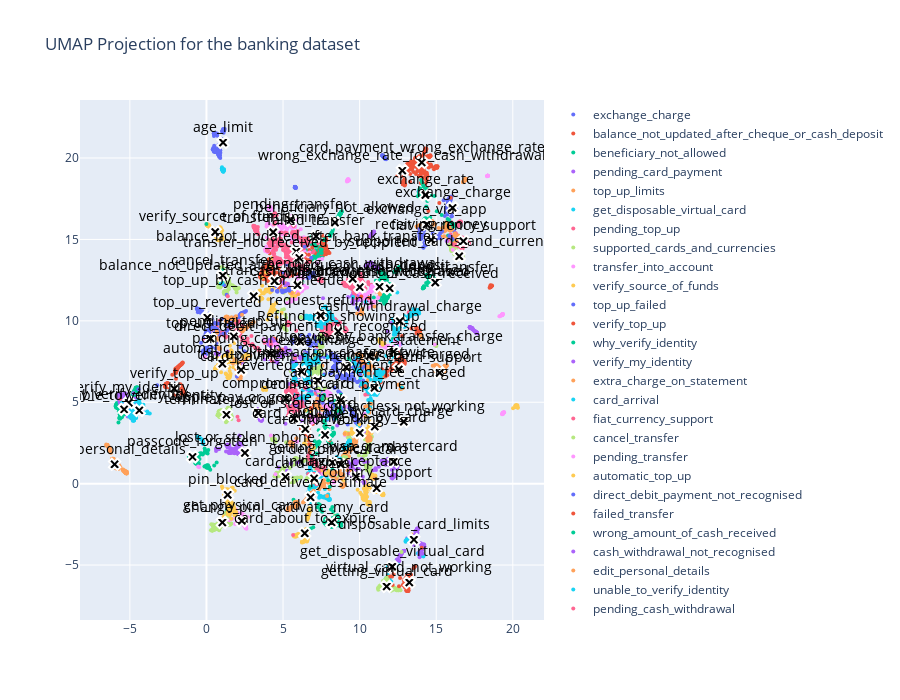

The cell this chart's notebook holds for it:
### Markdown cell above
## UMAP Projection

### Code cell
# Stack embeddings into a 2D array
embedding_matrix = np.vstack(df['text_embds'].values)

# UMAP dimensionality reduction
reducer = umap.UMAP(n_neighbors=30, min_dist=0.3, metric='cosine', random_state=42)
embedding_2d = reducer.fit_transform(embedding_matrix)

# Add 2D projection to original dataframe
df['x'] = embedding_2d[:, 0]
df['y'] = embedding_2d[:, 1]

# Compute label-wise centroids in original embedding space
label_centroids = df.groupby('label')['text_embds'].apply(
    lambda x: np.mean(np.vstack(x.values), axis=0)
)

# Transform centroids to 2D using UMAP
centroid_embeddings = np.vstack(label_centroids.values)
centroid_2d = reducer.transform(centroid_embeddings)
centroids_df = pd.DataFrame(centroid_2d, columns=['x', 'y'])
centroids_df['label'] = label_centroids.index

fig = go.Figure()

# Add data points grouped by label
for label in df['label'].unique():
    subset = df[df['label'] == label]
    fig.add_trace(
        go.Scatter(
            x=subset['x'],
            y=subset['y'],
            mode='markers',
            name=str(label),
            marker=dict(size=4, opacity=1.0),
            text=subset['text'],
            hoverinfo='text'
        )
    )

# Add centroids last — so they are on top
fig.add_trace(
    go.Scatter(
        x=centroids_df['x'],
        y=centroids_df['y'],
        mode='markers+text',
        name='Centroids',
        marker=dict(
            color='black',
            size=10,
            symbol='x',
            line=dict(width=2, color='white')
        ),
        text=centroids_df['label'],
        textposition='top center',
        textfont=dict(size=14, color='black'),
        hoverinfo='text'
    )
)

# Layout
fig.update_layout(
    title=f'UMAP Projection for the {dataset_name} dataset',
    width=900,
    height=700,
    showlegend=True
)

fig.show()
